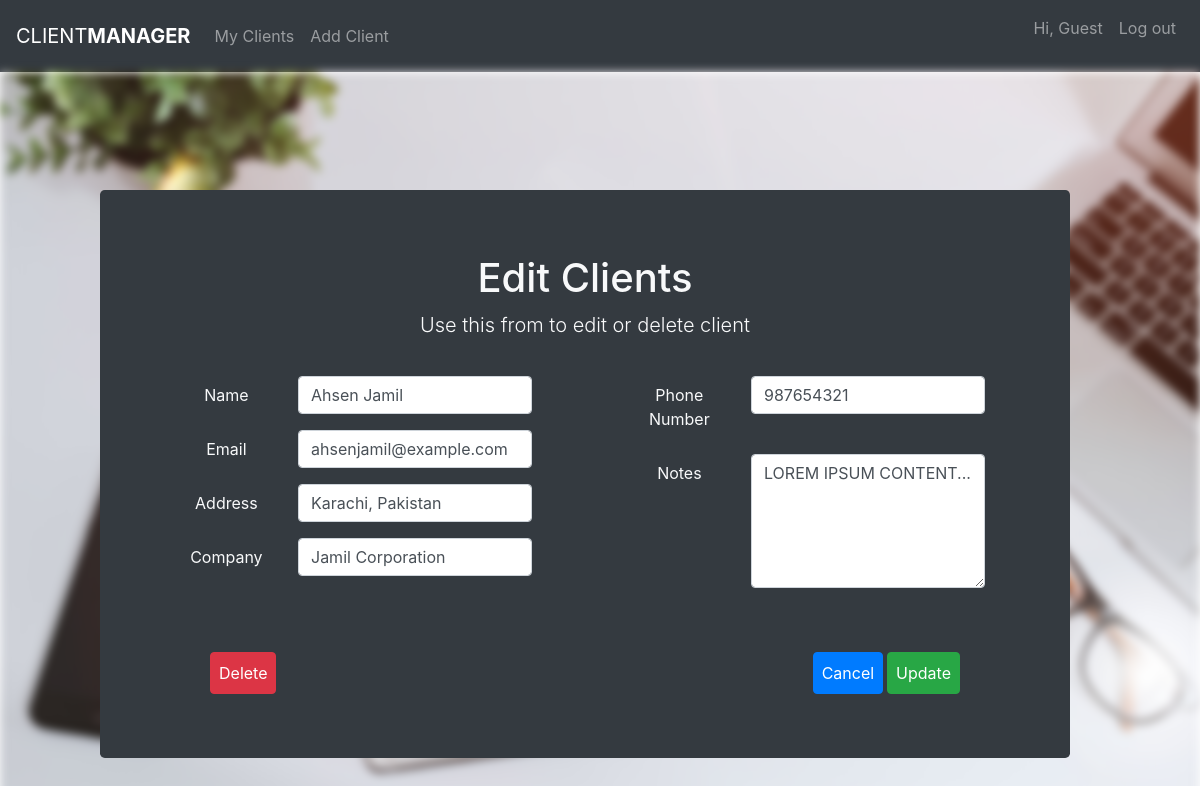
Page /edit.php?id=5 (signed in) on the committed database.
### tables this page shows
CREATE TABLE `clients` (
  `id` int(11) UNSIGNED NOT NULL,
  `name` varchar(100) NOT NULL,
  `email` varchar(100) NOT NULL,
  `phone` varchar(40) DEFAULT NULL,
  `address` varchar(255) DEFAULT NULL,
  `company` varchar(100) DEFAULT NULL,
  `notes` text,
  `userId` int(11) UNSIGNED NOT NULL,
  `date_added` timestamp NOT NULL DEFAULT CURRENT_TIMESTAMP
);

### edit.php (the view, shortened to what this page needs)
<?php
    $clientId = $_GET['id'];
    include('inc/connection.php');
    $query = "SELECT * FROM clients WHERE id = '$clientId'";
    $result = mysqli_query($conn, $query);
    if( mysqli_num_rows( $result ) > 0 ) {
        while( $row = mysqli_fetch_assoc( $result ) ) {
            $clientName     = $row['name'];
            $clientEmail    = $row['email'];
            $clientPhone    = $row['phone'];
            $clientAddress  = $row['address'];
            $clientCompany  = $row['company'];
            $clientNotes    = $row['notes'];
        }
    }
    else {
        $alertMessage = "<div class='alert alert-warning'>Nothing to see here. <a href='clients.php'>Head back</a></div>";
    }
    include('inc/header.php');
?>
<div class="row addClients-box">
        <div class="col-md"></div>
        <div class="col-md-10">
            <div class="container jumbotron bg-dark text-light text-center">
                <h1>Edit Clients</h1>
                <p class="lead">Use this from to edit or delete client</p>
                <form class="form"  method="POST" action="<?php echo htmlspecialchars( $_SERVER['PHP_SELF'] ); ?>?id=<?php echo $clientId; ?>">
                    <div class="container add-innerbox">
                        <div class="row">
                            <div class="col-md-6">
                                <div class="form-group row">
                                    <div class="col-md"></div>
                                    <label for="login-name" class="col-md-3 col-form-label">Name</label>
                                    <div class="col-md-7">
                                        <input type="text" class="form-control" name="clientName" id="login-name" value="<?php echo $clientName; ?>" placeholder="Enter name">
                                    </div>
                                    <div class="col-md"></div>
                                </div>
                                <div class="form-group row">
                                    <div class="col-md"></div>
                                    <label for="login-email" class="col-md-3 col-form-label">Email</label>
                                    <div class="col-md-7">
                                        <input type="text" class="form-control" name="clientEmail" id="login-email" value="<?php echo $clientEmail; ?>" placeholder="Enter email">
                                    </div>
                                    <div class="col-md"></div>
                                </div>
                                <div class="form-group row">
                                    <div class="col-md"></div>
                                    <label for="login-address" class="col-md-3 col-form-label">Address</label>
                                    <div class="col-md-7">
                                        <input type="text" class="form-control" name="clientAddress" id="login-address" value="<?php echo $clientAddress; ?>" placeholder="Enter address">
                                    </div>
                                    <div class="col-md"></div>
                                </div>
                                <div class="form-group row">
                                    <div class="col-md"></div>
                                    <label for="login-company" class="col-md-3 col-form-label">Company</label>
                                    <div class="col-md-7">
                                        <input type="text" class="form-control" name="clientCompany" id="login-company" value="<?php echo $clientCompany;?> " placeholder="Enter company">
                                    </div>
                                    <div class="col-md"></div>
                                </div>
                            </div>
                            <div class="col-md-6">
                                <div class="form-group row">
                                    <div class="col-md"></div>
                                    <label for="login-phone" class="col-md-3 col-form-label">Phone Number</label>
                                    <div class="col-md-7">
                                        <input type="text" class="form-control" name="clientPhone" id="login-phone" value="<?php echo $clientPhone; ?>" placeholder="Enter phone">
                                    </div>
                                    <div class="col-md"></div>
                                </div>
                                <div class="form-group row">
                                    <div class="col-md"></div>
                                    <label for="login-notes" class="col-md-3 col-form-label">Notes</label>
                                    <div class="col-md-7">
                                        <textarea type="text" rows="5" class="form-control" name="clientNotes" id="login-notes" placeholder="Enter notes"><?php echo $clientNotes; ?></textarea>
                                    </div>
                                    <div class="col-md"></div>
                                </div>
                            </div>
                        </div>
                    </div>
                    <br><br>
                    <div class="row">
                        <div class="col-md"></div>
                        <div class="col-md-10 d-flex">
                            <input type="button" data-toggle="modal" data-target="#deleteModal" class="btn btn-danger p-2 mr-auto" value="Delete">
                                <a href="clients.php" class="btn btn-primary p-2 ml-auto">Cancel</a>
                                <input type="submit" name="update" class="btn btn-success p-2 ml-1" value="Update">
                        </div>
                        <div class="col-md"></div>
                    </div>
                </form>
            </div>
        </div>
        <div class="col-md"></div>
    </div>
<?php include('inc/footer.php'); ?>

### css/styles.css (style rules this page uses)
body, html { height: 100%; }
.addClients-box { position: absolute; top: 50%; left: 50%; transform: translate(-50%, -41%); padding: 0px; width: 100%; background-color: rgba(0, 0, 0, 0); }
.add-innerbox { padding: 20px 15px 0px; }

### rows in the picture
clients: clientName "Ahsen Jamil", clientEmail "ahsenjamil@example.com", clientAddress "Karachi, Pakistan", clientCompany "Jamil Corporation", clientPhone "987654321", clientNotes "LOREM IPSUM CONTENT..."

### other values in the picture
$_SESSION['loggedInUser'] "Guest"
